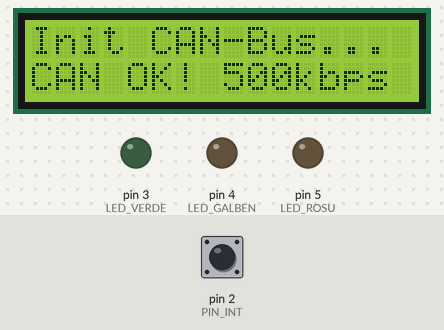
This program was run on a simulated Arduino Uno, built with avr-gcc and run on an emulated ATmega328P. Parts: 16×2 character LCD, output pins drawn as LEDs (lit = HIGH). The test bench sets the inputs (shaded band); at power-on: pin 2 (PIN_INT) HIGH. What the program prints to the serial monitor is not drawn.

Above: at 0.7 s.
At 1.8 s:
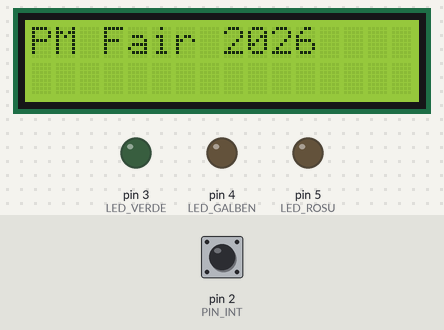

Measured:
- what the display in image 0 shows lasts 1.0 s, from 0.7 s to 1.7 s

The program:

main.cpp
```cpp
#include <Arduino.h>
#include <SPI.h>
#include <Wire.h>
#include <LiquidCrystal_I2C.h>
#include <mcp_can.h>

// --- CONFIGURARE PINI (Porturile AVR) ---
// PORT D: GPIO și Întreruperi
const int PIN_INT = 2;       // PD2: Întrerupere CAN (INT0)
const int LED_VERDE = 3;     // PD3: Shift Light (Optim)
const int LED_GALBEN = 4;    // PD4: Shift Light (Avertizare)
const int LED_ROSU = 5;      // PD5: Shift Light (Schimbă viteza)

// PORT B: SPI Chip Select
const int PIN_CS = 10;       // PB2: Chip Select MCP2515

// NOTĂ HARDWARE I2C:
// PC4 (A4) = SDA, PC5 (A5) = SCL (Fixați hardware pe ATmega328P)

// --- INIȚIALIZARE MODULE ---
LiquidCrystal_I2C lcd(0x27, 16, 2);
MCP_CAN CAN(PIN_CS);

// --- VARIABILE GLOBALE ---
volatile bool canMessageReceived = false;
unsigned long previousMillis = 0;
const long interval = 100;                // Interval polling OBD-II
int currentRPM = 0;
bool lcdConnected = false;

// --- RUTINA DE TRATARE A ÎNTRERUPERII (ISR) ---
void canISR() {
  canMessageReceived = true;
}

// Funcție separată pentru actualizarea LED-urilor
void updateShiftLight(int rpm) {
  if (rpm < 2500) {
    digitalWrite(LED_VERDE, HIGH);
    digitalWrite(LED_GALBEN, LOW);
    digitalWrite(LED_ROSU, LOW);
  }
  else if (rpm >= 2500 && rpm < 3500) {
    digitalWrite(LED_VERDE, HIGH);
    digitalWrite(LED_GALBEN, HIGH);
    digitalWrite(LED_ROSU, LOW);
  }
  else {
    digitalWrite(LED_VERDE, HIGH);
    digitalWrite(LED_GALBEN, HIGH);
    digitalWrite(LED_ROSU, HIGH);
  }
}

void setup() {
  Serial.begin(57600);
  delay(500);

  Serial.println("\n--- INIT START ---");

  // 1. Configurare GPIO (Port D)
  pinMode(LED_VERDE, OUTPUT);
  pinMode(LED_GALBEN, OUTPUT);
  pinMode(LED_ROSU, OUTPUT);

  digitalWrite(LED_VERDE, LOW);
  digitalWrite(LED_GALBEN, LOW);
  digitalWrite(LED_ROSU, LOW);

  // 2. Inițializare I2C și LCD
  Wire.begin();
  delay(100);

  lcd.init();
  lcd.backlight();
  lcd.setCursor(0, 0);
  lcd.print("Init CAN-Bus...");
  lcdConnected = true;
  Serial.println("[LCD] Init complete (PC4=SDA, PC5=SCL)");

  // 3. Inițializare CAN-Bus
  if (CAN.begin(MCP_ANY, CAN_500KBPS, MCP_8MHZ) == CAN_OK) {
    Serial.println("[CAN] MCP2515 initialized successfully!");
    if (lcdConnected) {
      lcd.setCursor(0, 1);
      lcd.print("CAN OK! 500kbps ");
    }
  } else {
    Serial.println("[CAN] ERROR: MCP2515 init failed!");
    if (lcdConnected) {
      lcd.setCursor(0, 1);
      lcd.print("Eroare CAN!     ");
    }
    while (1);
  }

  CAN.setMode(MCP_NORMAL);

  // 4. Configurare Întrerupere
  pinMode(PIN_INT, INPUT_PULLUP);
  attachInterrupt(digitalPinToInterrupt(PIN_INT), canISR, FALLING);

  delay(1000);
  if (lcdConnected) {
    lcd.clear();
    lcd.setCursor(0, 0);
    lcd.print("PM Fair 2026");
  }
  Serial.println("--- INIT COMPLETE ---\n");
}

void loop() {
  unsigned long currentMillis = millis();

  // --- 1. TRIMITERE CERERE OBD-II ---
  if (currentMillis - previousMillis >= interval) {
    previousMillis = currentMillis;

    byte requestData[8] = {0x02, 0x01, 0x0C, 0x00, 0x00, 0x00, 0x00, 0x00};
    CAN.sendMsgBuf(0x7DF, 0, 8, requestData);
  }

  // --- 2. RECEPȚIE ROBUSTĂ CAN-BUS ---
  // Condiția OR (||) asigură că nu ne blocăm dacă pinul rămâne forțat LOW
  if (canMessageReceived || digitalRead(PIN_INT) == LOW) {
    canMessageReceived = false;

    // Citim TOATE mesajele din bufferul modulului într-o cascadă
    while (CAN_MSGAVAIL == CAN.checkReceive()) {
      long unsigned int rxId;
      unsigned char len = 0;
      unsigned char rxBuf[8];

      CAN.readMsgBuf(&rxId, &len, rxBuf);

      // --- DECODARE A: Răspuns OBD-II Standard (0x7E8) ---
      if (rxId == 0x7E8 && len >= 5 && rxBuf[1] == 0x41 && rxBuf[2] == 0x0C) {
        currentRPM = ((rxBuf[3] * 256) + rxBuf[4]) / 4;

        Serial.print("[OBD-II] RPM Calculat: ");
        Serial.println(currentRPM);

        if (lcdConnected) {
          lcd.setCursor(0, 1);
          lcd.print("RPM: ");
          lcd.print(currentRPM);
          lcd.print("    ");
        }
        updateShiftLight(currentRPM);
      }

      // --- DECODARE B: Broadcast rapid specific Ford (0x201) ---
      // Mașina ta trimite singură ID-ul 0x201! Primii 2 bytes conțin turația.
      else if (rxId == 0x201 && len >= 2) {
        // Formula pentru broadcast direct Ford (Bytes 0 și 1)
        int directRPM = ((rxBuf[0] * 256) + rxBuf[1]) / 4;

        // Evităm fluctuațiile absurde sau datele corupte
        if (directRPM >= 0 && directRPM <= 8000) {
            currentRPM = directRPM;

            Serial.print("[Ford Fast-Data 0x201] RPM: ");
            Serial.println(currentRPM);

            if (lcdConnected) {
              lcd.setCursor(0, 1);
              lcd.print("RPM: ");
              lcd.print(currentRPM);
              lcd.print("    ");
            }
            updateShiftLight(currentRPM);
        }
      }

      // Opțional: Printează restul ID-urilor necunoscute pentru viitoare analize
      else if (rxId != 0x7E8 && rxId != 0x201) {
         Serial.print("[CAN-RAW] ID: 0x");
         Serial.println(rxId, HEX);
      }
    }
  }
}
```
